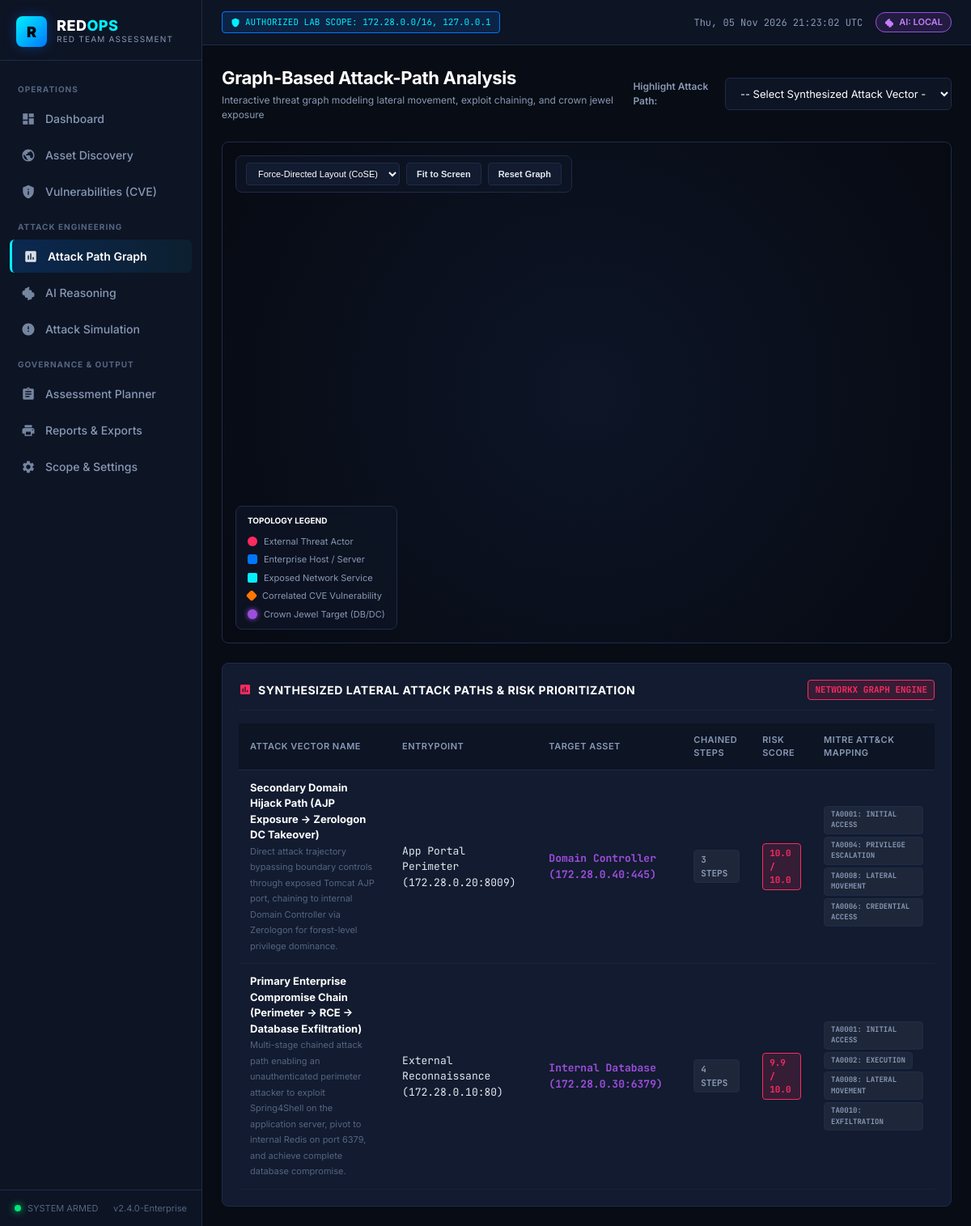
/attack-graph, run on the app's committed database.
### tables this page shows
CREATE TABLE attack_paths (
            id INTEGER PRIMARY KEY AUTOINCREMENT,
            name TEXT NOT NULL,
            source_node TEXT NOT NULL,
            target_node TEXT NOT NULL,
            path_nodes_json TEXT NOT NULL,
            risk_score REAL DEFAULT 0.0,
            severity TEXT DEFAULT 'HIGH',
            description TEXT,
            mitre_tactics_json TEXT,
            is_exploited_simulated INTEGER DEFAULT 0,
            created_at TIMESTAMP DEFAULT CURRENT_TIMESTAMP
        );

### routes/graph_routes.py (the view)
@graph_bp.route("/attack-graph")
def graph_page():
    paths = AttackPathModel.get_all()
    return render_template("attack_graph.html", active_page="attack-graph", paths=paths)

### database/db.py (called while the page is built)
def dict_factory(cursor, row):
    fields = [column[0] for column in cursor.description]
    return {key: value for key, value in zip(fields, row)}

def get_db_connection():
    os.makedirs(os.path.dirname(Config.DATABASE_PATH), exist_ok=True)
    conn = sqlite3.connect(Config.DATABASE_PATH)
    conn.row_factory = dict_factory
    conn.execute("PRAGMA foreign_keys = ON")
    return conn

### models/attack_path.py (called while the page is built)
    @staticmethod
    def get_all():
        conn = get_db_connection()
        paths = conn.execute("SELECT * FROM attack_paths ORDER BY risk_score DESC").fetchall()
        for p in paths:
            try:
                p["path_nodes"] = json.loads(p["path_nodes_json"])
            except Exception:
                p["path_nodes"] = []
            try:
                p["mitre_tactics"] = json.loads(p["mitre_tactics_json"])
            except Exception:
                p["mitre_tactics"] = []
        conn.close()
        return paths

### templates/attack_graph.html (shortened to what this page needs)
{% extends "base.html" %}
{% block extra_css %}
<link rel="stylesheet" href="{{ url_for('static', filename='css/cytoscape.css') }}">
{% endblock %}
{% block content %}
<div class="page-header">
    <div>
        <h1 class="page-title">Graph-Based Attack-Path Analysis</h1>
        <div class="page-subtitle">Interactive threat graph modeling lateral movement, exploit chaining, and crown jewel exposure</div>
    </div>
    <div style="display:flex; align-items:center; gap:12px;">
        <label style="font-size:12px; color:var(--text-muted); font-weight:600;">Highlight Attack Path:</label>
        <select id="attackPathSelect" class="form-control font-mono" style="width:280px;">
            <option value="">-- Select Synthesized Attack Vector --</option>
        </select>
    </div>
</div>
<div class="cy-viewport-wrapper">
    <div class="cy-toolbar">
        <select id="cyLayoutSelect" class="cy-select">
            <option value="cose">Force-Directed Layout (CoSE)</option>
        </select>
        <button class="cy-btn" onclick="fitGraph()">Fit to Screen</button>
        <button class="cy-btn" onclick="initAttackGraph()">Reset Graph</button>
    </div>
    <div id="cy"></div>
    <div class="cy-legend">
        <div style="font-weight:700; color:#fff; margin-bottom:4px; font-size:10px; text-transform:uppercase;">Topology Legend</div>
        <div class="legend-item"><span class="legend-icon legend-entry"></span> External Threat Actor</div>
        <div class="legend-item"><span class="legend-icon legend-host"></span> Enterprise Host / Server</div>
        <div class="legend-item"><span class="legend-icon legend-service"></span> Exposed Network Service</div>
        <div class="legend-item"><span class="legend-icon legend-cve"></span> Correlated CVE Vulnerability</div>
        <div class="legend-item"><span class="legend-icon legend-target"></span> Crown Jewel Target (DB/DC)</div>
    </div>
</div>
<div class="cyber-card" style="margin-top:24px;">
    <div class="cyber-card-header">
        <div class="cyber-card-title">
            <svg style="width:16px; height:16px; fill:var(--severity-critical);" viewBox="0 0 24 24"><path d="M19 3H5c-1.1 0-2 .9-2 2v14c0 1.1.9 2 2 2h14c1.1 0 2-.9 2-2V5c0-1.1-.9-2-2-2zM9 17H7v-7h2v7zm4 0h-2V7h2v10zm4 0h-2v-4h2v4z"/></svg>
            Synthesized Lateral Attack Paths & Risk Prioritization
        </div>
        <span class="badge badge-critical">NETWORKX GRAPH ENGINE</span>
    </div>
    <div class="table-responsive">
        <table class="cyber-table">
            <thead>
                <tr>
                    <th>Attack Vector Name</th>
                    <th>Entrypoint</th>
                    <th>Target Asset</th>
                    <th>Chained Steps</th>
                    <th>Risk Score</th>
                    <th>MITRE ATT&CK Mapping</th>
                </tr>
            </thead>
            <tbody>
                {% for p in paths %}
                <tr>
                    <td>
                        <b style="color:#fff;">{{ p.name }}</b><br/>
                        <span style="font-size:11px; color:var(--text-dim);">{{ p.description }}</span>
                    </td>
                    <td class="font-mono">{{ p.source_node }}</td>
                    <td class="font-mono"><span style="color:var(--accent-purple); font-weight:700;">{{ p.target_node }}</span></td>
                    <td>
                        <span class="badge badge-neutral">{{ p.path_nodes|length }} Steps</span>
                    </td>
                    <td>
                        <span class="badge {% if p.risk_score >= 9.0 %}badge-critical{% elif p.risk_score >= 7.0 %}badge-high{% else %}badge-medium{% endif %}">
                            {{ p.risk_score }} / 10.0
                        </span>
                    </td>
                    <td>
                        {% for t in p.mitre_tactics %}
                            <span class="badge badge-neutral" style="font-size:9px; margin-bottom:2px;">{{ t }}</span>
                        {% endfor %}
                    </td>
                </tr>
                {% endfor %}
            </tbody>
        </table>
    </div>
</div>
{% endblock %}

### static/css/style.css (style rules this page uses)
:root { --bg-primary: #080c14; --bg-secondary: #0d1424; --bg-card: #121b2f; --bg-card-hover: #17233d; --bg-elevated: #1a2744; --border-color: #1e2c4a; --border-glow: rgba(0, 240, 255, 0.25); --accent-cyan: #00f0ff; --accent-blue: #0077fe; --accent-blue-glow: rgba(0, 119, 254, 0.35); --accent-purple: #9d4edd; --severity-critical: #ff2a5f; --severity-critical-glow: rgba(255, 42, 95, 0.4); --severity-high: #ff7700; --severity-high-glow: rgba(255, 119, 0, 0.35); --severity-medium: #ffb703; --severity-low: #00b4d8; --status-success: #00e676; --status-success-glow: rgba(0, 230, 118, 0.35); --text-main: #e2e8f0; --text-muted: #8899b5; --text-dim: #546582; --font-sans: 'Inter', -apple-system, BlinkMacSystemFont, "Segoe UI", Roboto, sans-serif; --font-mono: 'JetBrains Mono', 'Fira Code', Consolas, monospace; }
* { box-sizing: border-box; margin: 0; padding: 0; }
body { background-color: var(--bg-primary); color: var(--text-main); font-family: var(--font-sans); font-size: 14px; line-height: 1.5; overflow-x: hidden; height: 100vh; display: flex; }
.page-header { display: flex; align-items: center; justify-content: space-between; margin-bottom: 24px; }
.page-title { font-size: 22px; font-weight: 700; color: #fff; letter-spacing: -0.3px; }
.page-subtitle { font-size: 12px; color: var(--text-muted); margin-top: 2px; }
.cyber-card { background: var(--bg-card); border: 1px solid var(--border-color); border-radius: 8px; padding: 20px; transition: all 0.25s ease; position: relative; overflow: hidden; }
.cyber-card-header { display: flex; align-items: center; justify-content: space-between; margin-bottom: 16px; border-bottom: 1px solid rgba(255, 255, 255, 0.05); padding-bottom: 12px; }
.cyber-card-title { font-size: 14px; font-weight: 700; color: #fff; text-transform: uppercase; letter-spacing: 0.5px; display: flex; align-items: center; gap: 8px; }
.badge { display: inline-flex; align-items: center; padding: 3px 8px; border-radius: 4px; font-size: 11px; font-weight: 700; font-family: var(--font-mono); text-transform: uppercase; }
.badge-critical { background: rgba(255, 42, 95, 0.15); border: 1px solid var(--severity-critical); color: var(--severity-critical); }
.badge-neutral { background: rgba(255, 255, 255, 0.05); border: 1px solid var(--border-color); color: var(--text-muted); }
.table-responsive { width: 100%; overflow-x: auto; }
.cyber-table { width: 100%; border-collapse: collapse; font-size: 13px; text-align: left; }
.cyber-table th { background: var(--bg-secondary); color: var(--text-muted); font-weight: 600; text-transform: uppercase; font-size: 11px; letter-spacing: 0.5px; padding: 12px 14px; border-bottom: 1px solid var(--border-color); }
.cyber-table td { padding: 12px 14px; border-bottom: 1px solid rgba(255, 255, 255, 0.04); color: var(--text-main); }
.font-mono { font-family: var(--font-mono); }
.form-control { width: 100%; background: var(--bg-secondary); border: 1px solid var(--border-color); border-radius: 6px; padding: 10px 14px; color: #fff; font-size: 13px; font-family: inherit; transition: border-color 0.2s ease; }

### data on the page
attack_paths: name "Secondary Domain Hijack Path (AJP Exposure -> Zerologon DC Takeover)", description "Direct attack trajectory bypassing boundary controls through exposed Tomcat AJP port, chaining to internal Domain Controller via Zerologon for forest-level privilege dominance.", source_node "App Portal Perimeter (172.28.0.20:8009)", target_node "Domain Controller (172.28.0.40:445)", path_nodes|length "3", risk_score "10.0", mitre_tactics "TA0001: INITIAL ACCESS" "TA0004: PRIVILEGE ESCALATION" "TA0008: LATERAL MOVEMENT" "TA0006: CREDENTIAL ACCESS"
attack_paths: name "Primary Enterprise Compromise Chain (Perimeter -> RCE -> Database Exfiltration)", description "Multi-stage chained attack path enabling an unauthenticated perimeter attacker to exploit Spring4Shell on the application server, pivot to internal Redis on port 6379, and achieve complete database compromise.", source_node "External Reconnaissance (172.28.0.10:80)", target_node "Internal Database (172.28.0.30:6379)", path_nodes|length "4", risk_score "9.9", mitre_tactics "TA0001: INITIAL ACCESS" "TA0002: EXECUTION" "TA0008: LATERAL MOVEMENT" "TA0010: EXFILTRATION"

### other printed values
{{ app_version }} "v2.4.0-Enterprise"
{{ ai_provider.upper() }} "LOCAL"
